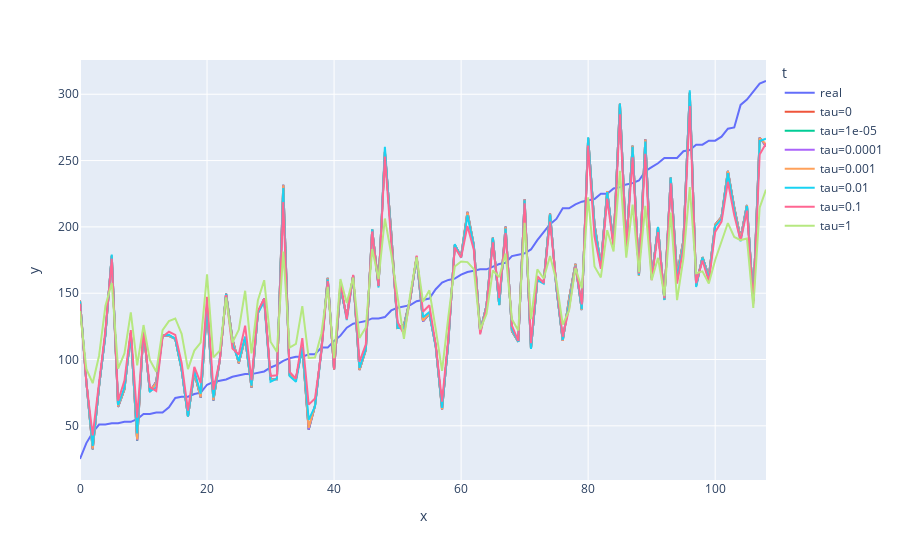

This figure's notebook cell:
### Code cell
sorted_indices = np.argsort(y_ts)
x_ts_sr = x_ts[sorted_indices]
y_ts_sr = y_ts[sorted_indices]

out_df = [pd.DataFrame({'y': list(y_ts_sr), 't': ['real']*len(y_ts), 'x': list(range(len(y_ts)))})]
for tau in [0, 1e-5, 1e-4, 1e-3, 0.01, 0.1, 1]:
    # tau = 10
    # W = (U.T@D@np.linalg.inv(D**2 + tau*np.eye(len(D)))@V.T)@y_tr
    W = (U.T@D@np.linalg.inv(D**2 + tau*np.eye(len(D)))@V.T)@y_tr
    # W = (U.T@np.linalg.inv(D)@V.T)@y_tr


    out_df.append(pd.DataFrame({'y': list(x_ts_sr@W), 't': [f'{tau=}']*len(y_ts), 'x': list(range(len(y_ts)))}))

px.line(pd.concat(out_df), y='y', color='t', x='x').show()
